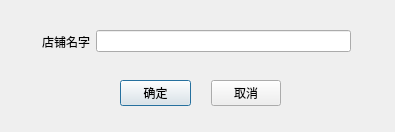
<?xml version="1.0" encoding="UTF-8"?>
<ui version="4.0">
 <class>GetTextDialog</class>
 <widget class="QDialog" name="GetTextDialog">
  <property name="geometry">
   <rect>
    <x>0</x>
    <y>0</y>
    <width>395</width>
    <height>132</height>
   </rect>
  </property>
  <property name="windowTitle">
   <string>Dialog</string>
  </property>
  <widget class="QWidget" name="">
   <property name="geometry">
    <rect>
     <x>10</x>
     <y>30</y>
     <width>341</width>
     <height>23</height>
    </rect>
   </property>
   <layout class="QHBoxLayout" name="horizontalLayout">
    <item>
     <widget class="QLabel" name="textKeyLabel">
      <property name="minimumSize">
       <size>
        <width>80</width>
        <height>0</height>
       </size>
      </property>
      <property name="maximumSize">
       <size>
        <width>80</width>
        <height>16777215</height>
       </size>
      </property>
      <property name="text">
       <string>店铺名字</string>
      </property>
      <property name="alignment">
       <set>Qt::AlignRight|Qt::AlignTrailing|Qt::AlignVCenter</set>
      </property>
     </widget>
    </item>
    <item>
     <widget class="QLineEdit" name="textValueEdit"/>
    </item>
   </layout>
  </widget>
  <widget class="QWidget" name="">
   <property name="geometry">
    <rect>
     <x>120</x>
     <y>80</y>
     <width>161</width>
     <height>26</height>
    </rect>
   </property>
   <layout class="QHBoxLayout" name="horizontalLayout_2">
    <property name="spacing">
     <number>20</number>
    </property>
    <item>
     <widget class="QPushButton" name="okButton">
      <property name="text">
       <string>确定</string>
      </property>
     </widget>
    </item>
    <item>
     <widget class="QPushButton" name="cancelButton">
      <property name="text">
       <string>取消</string>
      </property>
     </widget>
    </item>
   </layout>
  </widget>
 </widget>
 <resources/>
 <connections/>
</ui>
